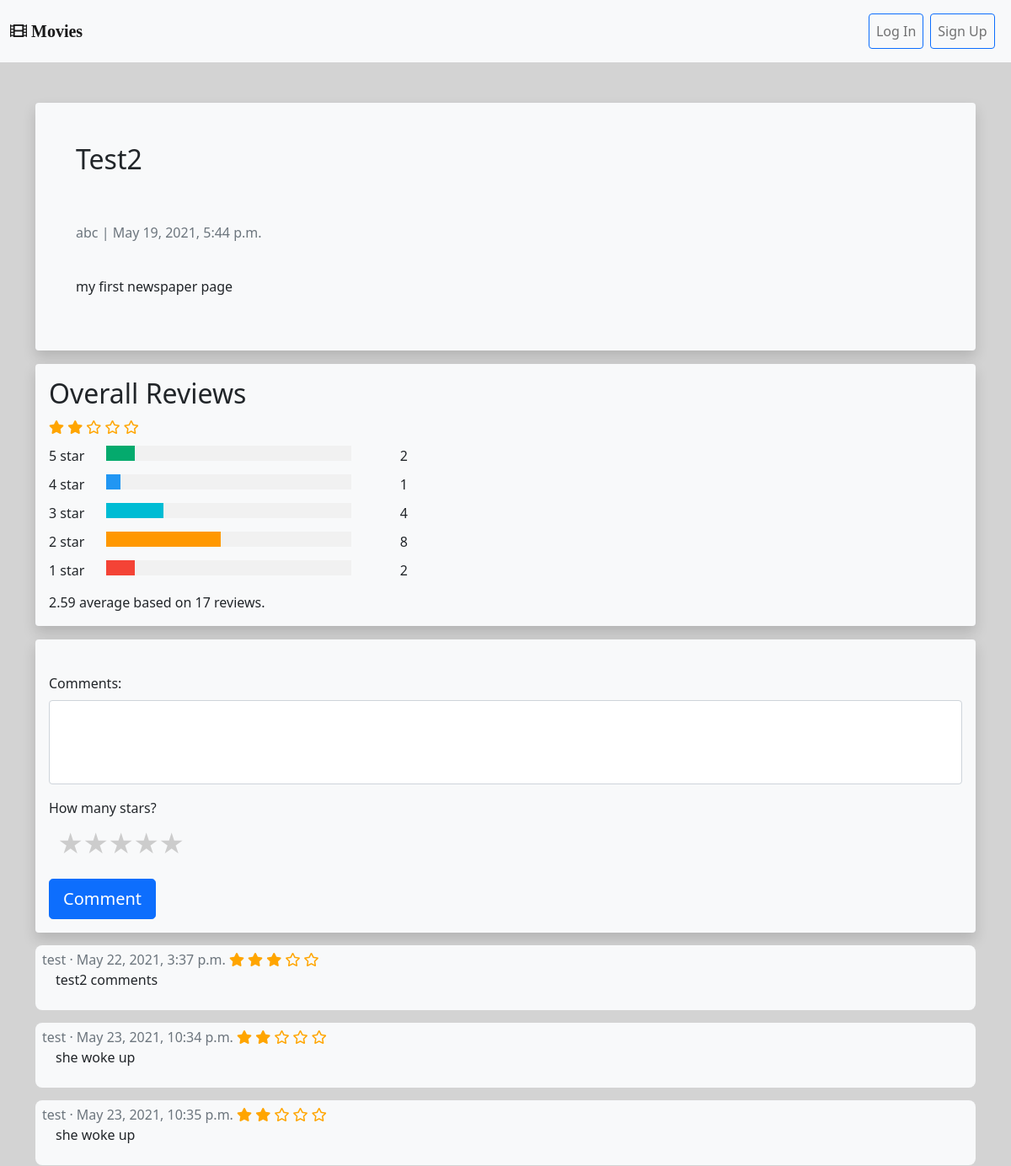
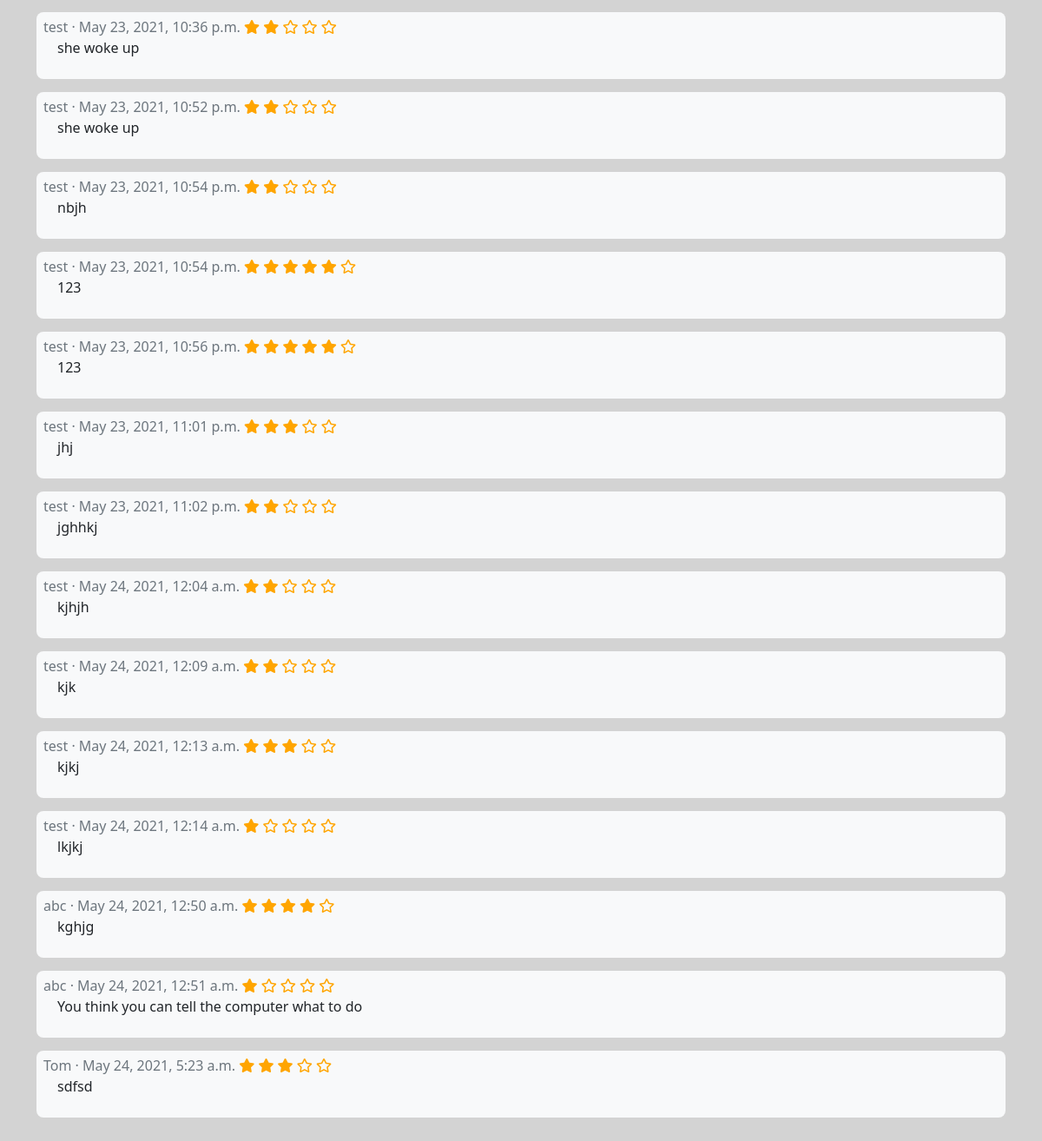
Page /articles/2/ on the committed database (2 pictures, top to bottom).
### articles/models.py (models this page shows, shortened)
class Article(models.Model):
    title = models.CharField(max_length=255)
    body = models.TextField()
    date = models.DateTimeField(auto_now_add=True)
    author = models.ForeignKey(
        get_user_model(),       # the user that is creating the model
        on_delete = models.CASCADE
    )
    image = models.ImageField(upload_to='static/images/', default='static/images/')

class Comment(models.Model):
    article = models.ForeignKey(
        Article,
        on_delete=models.CASCADE,
        related_name="comments"
        )
    comment = models.CharField(max_length=140)
    star = models.IntegerField()
    date = models.DateTimeField(auto_now_add=True)
    author = models.ForeignKey(
        get_user_model(),
        on_delete = models.CASCADE
    )

### accounts/models.py (models this page shows)
class CustomUser(AbstractUser):
    age = models.PositiveIntegerField(null=True, blank=True)

### articles/views.py (the view)
# urls.py: path('<int:pk>/', ArticleDetailView.as_view(),  name='article_detail'),
class ArticleDetailView(DetailView):
    model = Article
    template_name = 'article_detail.html'
    def get_context_data(self, **kwargs):
        context = super().get_context_data(**kwargs)
        context['comment_form'] = CommentForm()  # Your part form
        return context

### articles/forms.py
class CommentForm(forms.ModelForm):
    class Meta:
        model = Comment
        fields = ['comment','star','author','article']

### articles/templatetags/poll_extras.py (called while the page is built)
@register.filter(name='total_stars')
def total_stars(pk):
    pk_article = Article.objects.filter(id=pk)
    article_title = pk_article[0]
    comments = Comment.objects.filter(article=article_title)
    total = 0
    for comment in comments:
        total += comment.star
    return total

@register.filter(name='sub')
def sub(value1, arg):
    return value1 - arg

@register.filter(name='total_num_stars')
def total_num_stars(pk, num_star):
    pk_article = Article.objects.filter(id=pk)
    article_title = pk_article[0]
    comments = Comment.objects.filter(article=article_title)
    star_num_total = 0
    for comment in comments:
        if num_star == comment.star:
            star_num_total += 1
    return star_num_total

@register.filter(name='total_stars_average')
def total_stars_average(pk):
    pk_article = Article.objects.filter(id=pk)
    article_title = pk_article[0]
    comments = Comment.objects.filter(article=article_title)
    total = total_stars(pk)
    if len(comments) != 0: # can not divide by zero
        total_stars_average = total / len(comments)
    else:
        total_stars_average = 0
    return round(total_stars_average,2)

@register.filter(name='total_bar_average')
def total_bar_average(pk, total_star):
    pk_article = Article.objects.filter(id=pk)
    article_title = pk_article[0]
    comments = Comment.objects.filter(article=article_title)
    if len(comments) == 0:  # can not divide by zero
        return 0
    total_stars_average = total_star / len(comments)
    answer_percentage = total_stars_average * 100
    round_answer = round(answer_percentage, 2)
    return round_answer

@register.filter(name='find_user_id')
def find_user_id(user):
    print(user)
    articles = Article.objects.all()
    for article in articles:
        if article.author == user:
            return article.author_id
    return 0

### templates/article_detail.html (shortened to what this page needs)
{% extends 'base.html' %}
{% load static %}
{% load poll_extras %}
{% load crispy_forms_tags %}
{% block cssstyle %}
<link rel="stylesheet" href="{% static 'css/article_detail.css' %}">
<link rel="stylesheet" href="{% static 'css/reviews.css' %}">
{% endblock cssstyle %}
{% block content %}
<div class="container">
    <div class="bg-light p-5 rounded mt-5 shadow">
        <div class="jumbotron">
            <div class="article-entry">
                <h2>{{ object.title|capfirst }}</h2>
                <br />
                <br />
                <span class="text-muted">
                    <p>{{ object.author }} | {{ object.date }}</p>
                </span>
                <span class="article-body">
                    <p>{{ object.body }}</p>
                </span>
            </div>
        </div>
    </div>
    {% if article.comments.all|length != 0 %}
    <div class="bg-light px-3 pt-3 rounded mt-3 shadow">
        <div class="jumbotron">
        <div>
            <h2>Overall Reviews</h2>
        </div>
        {% with total=article.pk|total_stars total_1_stars=article.pk|total_num_stars:1 total_2_stars=article.pk|total_num_stars:2 total_3_stars=article.pk|total_num_stars:3 total_4_stars=article.pk|total_num_stars:4 total_5_stars=article.pk|total_num_stars:5 total_average=article.pk|total_stars_average %}
            {% with total_average|get_digit:1 as total_average_first %}
                {% with 5|sub:total_average_first as stars_left %}
                    {% if total_average_first != 0 %}
                        {% for _  in "x"|ljust:total_average_first %}
                        <span class="fa fa-star checked" style="color: orange;"></span>
                        {% endfor %}
                    {% endif %}
                    {% if star_left != 0 %}
                        {% for _ in "x"|ljust:stars_left %}
                        <span class="far fa-star" style="color: orange;"></span>
                        {% endfor %}
                    {% endif %}
                    {% with bar_1=article.pk|total_bar_average:total_1_stars bar_2=article.pk|total_bar_average:total_2_stars bar_3=article.pk|total_bar_average:total_3_stars bar_4=article.pk|total_bar_average:total_4_stars bar_5=article.pk|total_bar_average:total_5_stars %}
                    <div class="row" style="width: 450px;">
                        <div class="side">
                            <div>5 star</div>
                        </div>
                        <div class="middle">
                            <div class="bar-container">
                                <div class="bar-5" style="width: {{ bar_5 }}%;"></div>
                            </div>
                        </div>
                        <div class="side right">
                            <div>{{ total_5_stars }}</div>
                        </div>
                        <div class="side">
                            <div>4 star</div>
                        </div>
                        <div class="middle">
                            <div class="bar-container">
                                <div class="bar-4" style="width: {{ bar_4 }}%;"></div>
                            </div>
                        </div>
                        <div class="side right">
                            <div>{{ total_4_stars }}</div>
                        </div>
                        <div class="side">
                            <div>3 star</div>
                        </div>
                        <div class="middle">
                            <div class="bar-container">
                                <div class="bar-3" style="width: {{ bar_3 }}%;"></div>
                            </div>
                        </div>
                        <div class="side right">
                            <div>{{ total_3_stars }}</div>
                        </div>
                        <div class="side">
                            <div>2 star</div>
                        </div>
                        <div class="middle">
                            <div class="bar-container">
                                <div class="bar-2" style="width: {{ bar_2 }}%;"></div>
                            </div>
                        </div>
                        <div class="side right">
                            <div>{{ total_2_stars }}</div>
                        </div>
                        <div class="side">
                            <div>1 star</div>
                        </div>
                        <div class="middle">
                            <div class="bar-container">
                                <div class="bar-1" style="width: {{ bar_1 }}%;"></div>
                            </div>
                        </div>
                        <div class="side right">
                            <div>{{ total_1_stars }}</div>
                        </div>
                        <br/><br/>
                        <p>{{ total_average|floatformat:2 }} average based on {{ article.comments.all|length }} reviews.</p>
                    </div>
                    {% endwith %}
                    {% endwith %}
                    {% endwith %}
                    {% endwith %}
                </div></div>
                {% endif %}
                <div class="bg-light px-3 pt-3 rounded mt-3 shadow">
                    <div class="jumbotron">
                        <form action="{% url 'create_comment' %}" method="post">
                            <div class="mb-3">
                                <br/>
                                <label class="form-label">Comments:</label>
                                <input type="text" class="form-control" name="comment" style="height: 100px;" required id="id_comment"/>
                            </div>
                            <label class="form-label comment-stars">How many stars?</label>
                            <div class="mb-3">
                                <div class="rate">
                                    <label for="star5" title="text">5 stars</label>
                                    <label for="star4" title="text">4 stars</label>
                                    <label for="star3" title="text">3 stars</label>
                                    <label for="star2" title="text">2 stars</label>
                                    <label for="star1" title="text">1 star</label>
                                </div>
                            </div>
                            <br/><br/>
                            <button class="btn btn-lg btn-primary ml-2 comment-commit" type="submit">Comment</button>
                        </form>
                    </div>
                </div>
                    {% for comment in article.comments.all %}
                    <div class="jumbotron comment-jumbotron">
                        <div class="article-entry">
                            <div class=" bg-light comment-container pb-2">
                                <span class="text-muted font-weight-bold">
                                    {{ comment.author }} &middot; {{ comment.date }}
                                    {% for _ in "x"|ljust:comment.star %}
                                    <span class="fa fa-star checked" style="color: orange;"></span>
                                    {% endfor %}
                                </span>
                                {% with 5|sub:comment.star as range %}
                                {% for _ in "x"|ljust:range %}
                                <span class="far fa-star" style="color: orange;"></span>
                                {% endfor %}
                                {% endwith %}
                                <p class="comment-comment">
                                    {{ comment.comment }}
                                </p>
                            </div>
                        </div>
                    </div>
                    {% endfor %}
</div>
{% endblock content %}

### static/css/base.css (style rules this page uses)
body { background-color:lightgrey; }

### static/css/article_detail.css (style rules this page uses)
.article-body { padding-left: 1rem; }
.comment-container { margin-top: 15px; border-radius: 8px; padding: 5px 8px 1px 8px; }
.comment-jumbotron:last-of-type { margin-bottom: 2rem; }
.comment-comment { padding-left: 1rem; }
.comment-commit { margin-bottom: 1rem; }
.rate { float: left; height: 46px; padding: 0 10px; }
.rate:not(:checked) > label { float:right; width:1em; overflow:hidden; white-space:nowrap; cursor:pointer; font-size:30px; color:#ccc; }
.rate:not(:checked) > label:before { content: '★ '; }

### static/css/reviews.css (style rules this page uses)
.side { float: left; width: 15%; margin-top:10px; }
.middle { margin-top:10px; float: left; width: 70%; }
.right { text-align: right; }
.row:after { content: ""; display: table; clear: both; }
.bar-container { width: 100%; background-color: #f1f1f1; text-align: center; color: white; }
.bar-5 { height: 18px; background-color: #04AA6D; }
.bar-4 { height: 18px; background-color: #2196F3; }
.bar-3 { height: 18px; background-color: #00bcd4; }
.bar-2 { height: 18px; background-color: #ff9800; }
.bar-1 { height: 18px; background-color: #f44336; }

### rows in the picture
Article: title "Test2", author "abc", date "May 19, 2021, 5:44 p.m.", body "my first newspaper page", comments.all|length "17"
Comment: author "test", date "May 22, 2021, 3:37 p.m.", star 3 (drawn), comment "test2 comments"
Comment: author "test", date "May 23, 2021, 10:34 p.m.", star 2 (drawn), comment "she woke up"
Comment: author "test", date "May 23, 2021, 10:35 p.m.", star 2 (drawn), comment "she woke up"
Comment: author "test", date "May 23, 2021, 10:36 p.m.", star 2 (drawn), comment "she woke up"
Comment: author "test", date "May 23, 2021, 10:52 p.m.", star 2 (drawn), comment "she woke up"
Comment: author "test", date "May 23, 2021, 10:54 p.m.", star 2 (drawn), comment "nbjh"
Comment: author "test", date "May 23, 2021, 10:54 p.m.", star 5 (drawn), comment "123"
Comment: author "test", date "May 23, 2021, 10:56 p.m.", star 5 (drawn), comment "123"
Comment: author "test", date "May 23, 2021, 11:01 p.m.", star 3 (drawn), comment "jhj"
Comment: author "test", date "May 23, 2021, 11:02 p.m.", star 2 (drawn), comment "jghhkj"
Comment: author "test", date "May 24, 2021, 12:04 a.m.", star 2 (drawn), comment "kjhjh"
Comment: author "test", date "May 24, 2021, 12:09 a.m.", star 2 (drawn), comment "kjk"
Comment: author "test", date "May 24, 2021, 12:13 a.m.", star 3 (drawn), comment "kjkj"
Comment: author "test", date "May 24, 2021, 12:14 a.m.", star 1 (drawn), comment "lkjkj"
Comment: author "abc", date "May 24, 2021, 12:50 a.m.", star 4 (drawn), comment "kghjg"
Comment: author "abc", date "May 24, 2021, 12:51 a.m.", star 1 (drawn), comment "You think you can tell the computer what to do"
Comment: author "Tom", date "May 24, 2021, 5:23 a.m.", star 3 (drawn), comment "sdfsd"

### other values in the picture
{{ total_5_stars }} "2"
{{ total_4_stars }} "1"
{{ total_3_stars }} "4"
{{ total_2_stars }} "8"
{{ total_1_stars }} "2"
{{ total_average|floatformat:2 }} "2.59"
